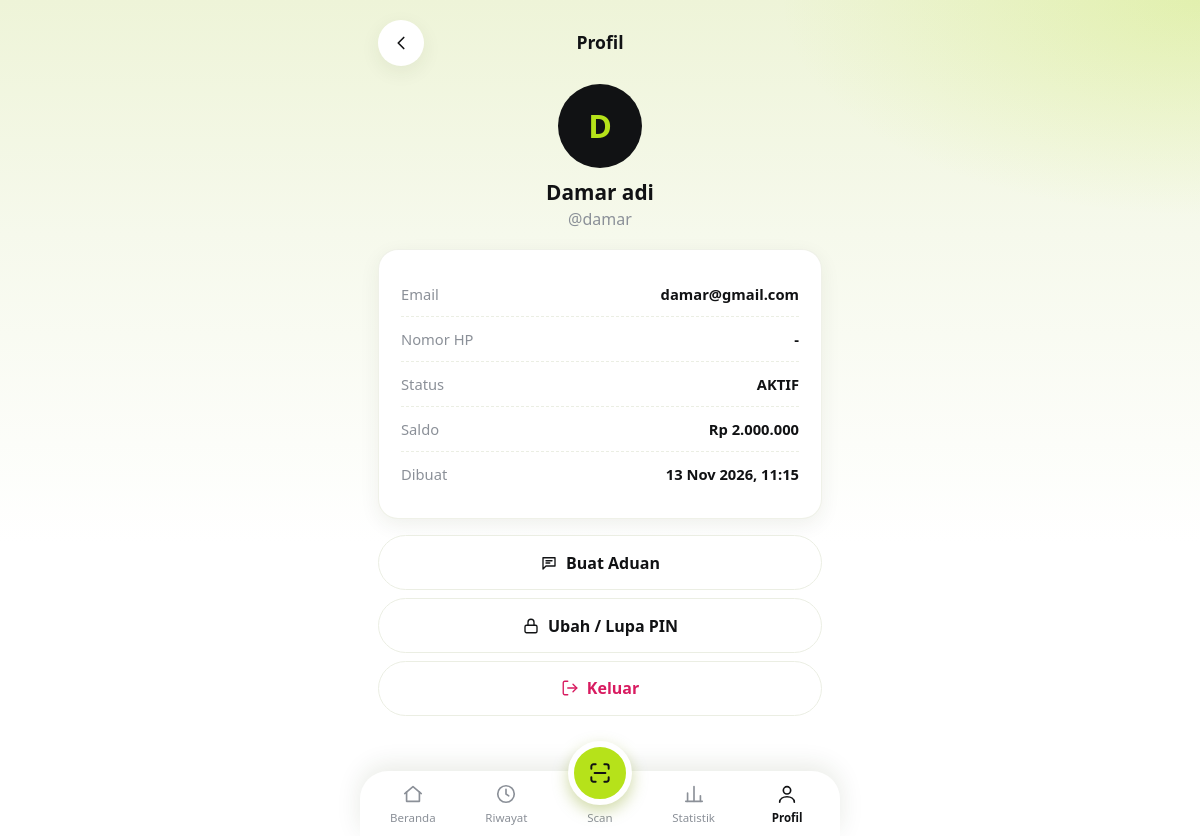
The app's page /profile (signed in) with its own data.
### tables this page shows
CREATE TABLE users (
  id            TEXT PRIMARY KEY COLLATE NOCASE,
  name          TEXT NOT NULL,
  email         TEXT NOT NULL UNIQUE COLLATE NOCASE,
  phone         TEXT UNIQUE,
  password_hash TEXT NOT NULL,
  pin_hash      TEXT NOT NULL,
  balance       INTEGER NOT NULL DEFAULT 0 CHECK (balance >= 0),
  role          TEXT NOT NULL DEFAULT 'USER' CHECK (role IN ('USER','MERCHANT','ADMIN')),
  status        TEXT NOT NULL DEFAULT 'AKTIF' CHECK (status IN ('AKTIF','BLOKIR')),
  created_at    TEXT NOT NULL
);

### web/routes/wallet_routes.py (the view)
@bp.get("/profile")
@login_required
def profile():
    return render_template("profile.html")

### core/auth.py (called while the page is built)
def _to_user(row: sqlite3.Row) -> User:
    return User(
        id=row["id"],
        name=row["name"],
        email=row["email"],
        phone=row["phone"],
        balance=row["balance"],
        role=row["role"],
        status=row["status"],
        created_at=row["created_at"],
    )

def get_user(conn: sqlite3.Connection, user_id: str) -> User | None:
    row = conn.execute("SELECT * FROM users WHERE id = ?", (user_id,)).fetchone()
    return _to_user(row) if row else None

### core/db.py (called while the page is built)
def connect(path: str | Path | None = None) -> sqlite3.Connection:
    target = str(path if path is not None else config.DB_PATH)
    if target != ":memory:":
        Path(target).parent.mkdir(parents=True, exist_ok=True)
    conn = sqlite3.connect(target, timeout=10, isolation_level=None)
    conn.row_factory = sqlite3.Row
    conn.execute("PRAGMA foreign_keys = ON")
    conn.execute("PRAGMA busy_timeout = 10000")
    if target != ":memory:":
        conn.execute("PRAGMA journal_mode = WAL")
    return conn

### core/formatting.py (called while the page is built)
def short_datetime(stamp: str) -> str:
    try:
        date_part, time_part = stamp.split(" ")
        year, month, day = (int(x) for x in date_part.split("-"))
        return f"{day} {_MONTHS[month - 1]} {year}, {time_part[:5]}"
    except (ValueError, IndexError):
        return stamp

def format_rupiah(amount: int) -> str:
    sign = "-" if amount < 0 else ""
    return f"{sign}Rp {abs(int(amount)):,}".replace(",", ".")

### core/models.py (called while the page is built)
    @property
    def is_active(self) -> bool:
        return self.status == "AKTIF"

### web/helpers.py (called while the page is built)
def get_conn():
    if "conn" not in g:
        g.conn = db.connect(current_app.config["DB_PATH"])
    return g.conn

def close_conn(_exc=None):
    conn = g.pop("conn", None)
    if conn is not None:
        conn.close()

def current_user():
    if "user" in g:
        return g.user
    g.user = None
    uid = session.get("uid")
    if uid:
        user = auth.get_user(get_conn(), uid)
        if user is not None and user.is_active:
            g.user = user
        else:
            session.clear()
    return g.user

def login_required(view):
    @wraps(view)
    def wrapped(*args, **kwargs):
        if current_user() is None:
            if request.method == "GET":
                return redirect(url_for("auth.login", next=request.full_path.rstrip("?")))
            return redirect(url_for("auth.login"))
        return view(*args, **kwargs)
    return wrapped

### web/templates/profile.html (shortened to what this page needs)
{% extends "base.html" %}
{% from "_macros.html" import icon, csrf, page_head %}
{% block content %}
{{ page_head("Profil", url_for('wallet.dashboard')) }}
<div class="profile-top">
  <div class="avatar avatar-lg">{{ user.name | initial }}</div>
  <h2>{{ user.name }}</h2>
  <div class="muted">@{{ user.id }}</div>
</div>
<div class="card-soft mb-3">
  <div class="kv"><span class="k">Email</span><span class="v">{{ user.email }}</span></div>
  <div class="kv"><span class="k">Nomor HP</span><span class="v">{{ user.phone or '-' }}</span></div>
  <div class="kv"><span class="k">Status</span><span class="v">{{ user.status }}</span></div>
  <div class="kv"><span class="k">Saldo</span><span class="v">{{ user.balance | rupiah }}</span></div>
  <div class="kv"><span class="k">Dibuat</span><span class="v">{{ user.created_at | dt }}</span></div>
</div>
<div class="d-grid gap-2">
  <a class="btn-soft" href="{{ url_for('wallet.complaints_page') }}">{{ icon('message', 'ic ic-sm') }} Buat Aduan</a>
  <a class="btn-soft" href="{{ url_for('wallet.change_pin') }}">{{ icon('lock', 'ic ic-sm') }} Ubah / Lupa PIN</a>
  <form method="post" action="{{ url_for('auth.logout') }}" class="m-0">
    <button class="btn-soft btn-danger-soft" type="submit">{{ icon('logout', 'ic ic-sm') }} Keluar</button>
  </form>
</div>
{% endblock %}

### web/static/css/app.css (style rules this page uses)
:root { --lime: #b6e21a; --lime-soft: #e9f5b8; --mint: #8fd9bf; --ink: #111214; --ink-2: #2a2d32; --muted: #8b9098; --line: #ebeee3; --card: #ffffff; --in: #1f9d55; --out: #d81b60; --radius: 20px; --shadow: 0 6px 20px rgba(40, 55, 10, 0.07); }
* { -webkit-tap-highlight-color: transparent; }
body { font-family: "Segoe UI", system-ui, -apple-system, Roboto, "Helvetica Neue", Arial, sans-serif; color: var(--ink); min-height: 100vh; background: radial-gradient(700px 360px at 100% 0%, rgba(182, 226, 26, 0.22), transparent 60%), linear-gradient(180deg, #eef4d8 0%, #f6f9ec 28%, #ffffff 65%); background-attachment: fixed; }
a { color: var(--ink); }
.muted { color: var(--muted); }
.btn-ew, .btn-lime, .btn-soft, .btn-light, .btn-ghost-light { display: inline-flex; align-items: center; justify-content: center; gap: .5rem; width: 100%; border: 0; border-radius: 999px; padding: .9rem 1.25rem; font-weight: 600; text-decoration: none; cursor: pointer; transition: transform .08s ease, background .2s ease, filter .2s ease; }
.btn-soft { background: #fff; color: var(--ink); border: 1px solid var(--line); }
.btn-danger-soft { color: var(--out); }
.card-soft { background: var(--card); border-radius: var(--radius); padding: 22px; box-shadow: var(--shadow); border: 1px solid rgba(235, 238, 227, 0.8); }
.avatar-btn, .avatar { width: 46px; height: 46px; border-radius: 50%; display: inline-flex; align-items: center; justify-content: center; font-weight: 700; font-size: 1.05rem; text-decoration: none; flex-shrink: 0; background: var(--ink); color: var(--lime); }
.avatar-lg { width: 84px; height: 84px; font-size: 2rem; }
.kv { display: flex; justify-content: space-between; gap: 16px; padding: 11px 0; border-bottom: 1px dashed var(--line); font-size: .92rem; }
.kv:last-child { border-bottom: 0; }
.kv .k { color: var(--muted); }
.kv .v { font-weight: 600; text-align: right; word-break: break-word; }
.profile-top { text-align: center; margin-bottom: 18px; }
.profile-top h2 { margin: 12px 0 2px; font-size: 1.3rem; font-weight: 800; }

### records on screen
users: name|initial "D", name "Damar adi", id "damar", email "damar@gmail.com", status "AKTIF", balance|rupiah "Rp 2.000.000", created_at|dt "13 Nov 2026, 11:15"

### other values on screen
{{ title }} "Profil"
{{ user.phone or '-' }} "-"
